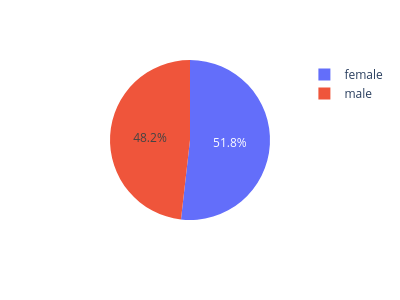

The notebook cell this image was saved under:
### Markdown cell above
### **Basic EDA**

### Code cell
px.pie(
    df,
    'gender',
    width=400, 
    height=300
)

### Figure 1 — Plotly figure (JSON) as saved in the notebook; plotly's stock layout.template omitted (floating-point values rounded to 4 significant figures; data arrays with more than 128 entries replaced by an {"elided": "..."} marker saying what was removed)
{"data": [{"domain": {"x": [0, 1], "y": [0, 1]}, "hovertemplate": "gender=%{label}<extra></extra>", "labels": {"elided": "1000 str values"}, "legendgroup": "", "name": "", "showlegend": true, "type": "pie"}], "layout": {"height": 300, "legend": {"tracegroupgap": 0}, "margin": {"t": 60}, "width": 400}}
